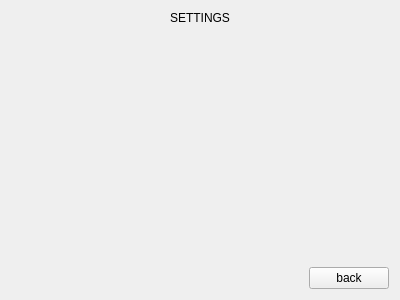
<?xml version="1.0" encoding="UTF-8"?>
<ui version="4.0">
 <class>cSettingsScreen</class>
 <widget class="QWidget" name="cSettingsScreen">
  <property name="geometry">
   <rect>
    <x>0</x>
    <y>0</y>
    <width>400</width>
    <height>300</height>
   </rect>
  </property>
  <property name="windowTitle">
   <string>Form</string>
  </property>
  <layout class="QGridLayout" name="gridLayout_2">
   <item row="0" column="0">
    <layout class="QGridLayout" name="gridLayout">
     <item row="3" column="0">
      <layout class="QHBoxLayout" name="horizontalLayout">
       <item>
        <spacer name="horizontalSpacer">
         <property name="orientation">
          <enum>Qt::Horizontal</enum>
         </property>
         <property name="sizeHint" stdset="0">
          <size>
           <width>40</width>
           <height>20</height>
          </size>
         </property>
        </spacer>
       </item>
       <item>
        <widget class="QPushButton" name="m_lpBack">
         <property name="text">
          <string>back</string>
         </property>
        </widget>
       </item>
      </layout>
     </item>
     <item row="1" column="0">
      <spacer name="verticalSpacer">
       <property name="orientation">
        <enum>Qt::Vertical</enum>
       </property>
       <property name="sizeHint" stdset="0">
        <size>
         <width>20</width>
         <height>40</height>
        </size>
       </property>
      </spacer>
     </item>
     <item row="0" column="0">
      <widget class="QLabel" name="m_lpTitle">
       <property name="text">
        <string>SETTINGS</string>
       </property>
       <property name="alignment">
        <set>Qt::AlignCenter</set>
       </property>
      </widget>
     </item>
    </layout>
   </item>
  </layout>
 </widget>
 <resources/>
 <connections/>
</ui>
